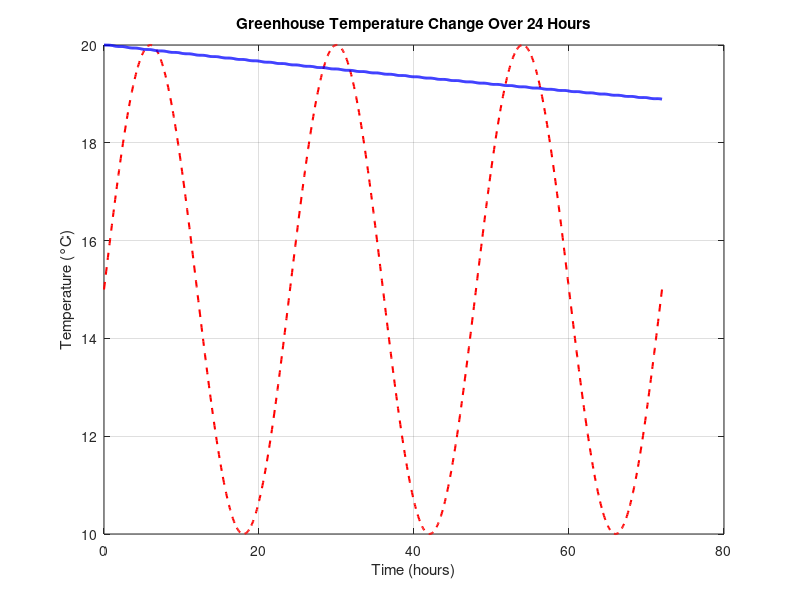

Write MATLAB code to recreate this figure.
% Greenhouse parameters
width = 10;             % meters
length = 20;            % meters
height = 3;             % meters
pi = 3.14159265359;     % pi value
inside_temperature = 20;    % degrees Celsius

% Constants
density_air = 1.2;          % kg/m^3 (density of air)
specific_heat_air = 1005;   % J/(kg*K) (specific heat capacity of air)
thermal_conductivity = 0.024; % W/(m*K) (thermal conductivity of air)
volume = width * length * height; % m^3 (volume of greenhouse)
thickness = 0.05;            % m (thickness of walls)
area_walls = 2 * (width * height + length * height); % excluding floor and roof
area_roof = width * length; % m^2 (roof area)
R_wall = 1/specific_heat_air + thickness/thermal_conductivity + 1/specific_heat_air; % m^2*K/W (thermal resistance of walls)
% Time parameters
time_hours = 72;            % simulation time in hours
time_seconds = time_hours * 3600; % simulation time in seconds
time_steps = 1000;          % number of time steps

% Initialize temperature array
temperature = ones(1, time_steps) * inside_temperature;

% Heating source parameters
heating_power_per_second = 10; % constant heating power in watts per second

% Simulation loop
for t = 1:time_steps
    outside_temperature = (15 + 5*sin(2*pi*t/24));   % degrees Celsius
    % Calculate temperature difference
    delta_temp = temperature(t) - outside_temperature;
    
    % Calculate energy balance
    % Heat loss due to conduction through the walls
    heat_loss_conduction_w = area_walls * delta_temp / R_wall;
    heat_loss_conduction_r = area_roof * delta_temp / R_wall;
    % Heat loss due to ventilation (assuming natural convection)
    % Calculating air changes per hour (ACH) for natural convection
        
    % Total heat loss
    total_heat_loss = heat_loss_conduction_r + heat_loss_conduction_w;
    
    % Calculate total heat input for the time step
    heating_input = heating_power_per_second * (time_hours / time_steps); % watts

    % Update temperature using energy balance
    net_heat_transfer = heating_input - total_heat_loss;
    temperature_change = net_heat_transfer / (density_air * specific_heat_air * volume);
    temperature(t+1) = temperature(t) + temperature_change;
end

% Plot temperature change over time
time = linspace(0, time_hours, time_steps+1);
outside_temperature = 15 + 5*sin(2*pi*time/24);
figure;
plot(time, outside_temperature, 'r--', 'LineWidth', 1.5);
hold on;
plot(time, temperature, 'b', 'LineWidth', 2);
xlabel('Time (hours)');
ylabel('Temperature (°C)');
title('Greenhouse Temperature Change Over 24 Hours');
grid on;
